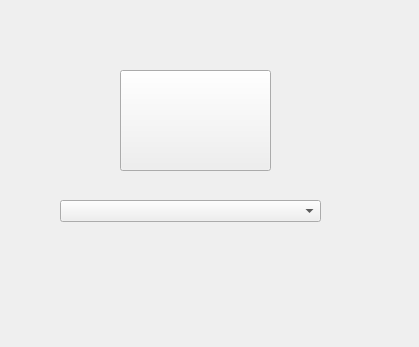
<?xml version="1.0" encoding="UTF-8"?>
<ui version="4.0">
 <class>Widget</class>
 <widget class="QWidget" name="Widget">
  <property name="geometry">
   <rect>
    <x>0</x>
    <y>0</y>
    <width>419</width>
    <height>347</height>
   </rect>
  </property>
  <property name="windowTitle">
   <string>Widget</string>
  </property>
  <widget class="QPushButton" name="pushButton">
   <property name="geometry">
    <rect>
     <x>120</x>
     <y>70</y>
     <width>151</width>
     <height>101</height>
    </rect>
   </property>
   <property name="text">
    <string/>
   </property>
  </widget>
  <widget class="QComboBox" name="com_iconEnum">
   <property name="geometry">
    <rect>
     <x>60</x>
     <y>200</y>
     <width>261</width>
     <height>22</height>
    </rect>
   </property>
  </widget>
 </widget>
 <resources/>
 <connections/>
</ui>
